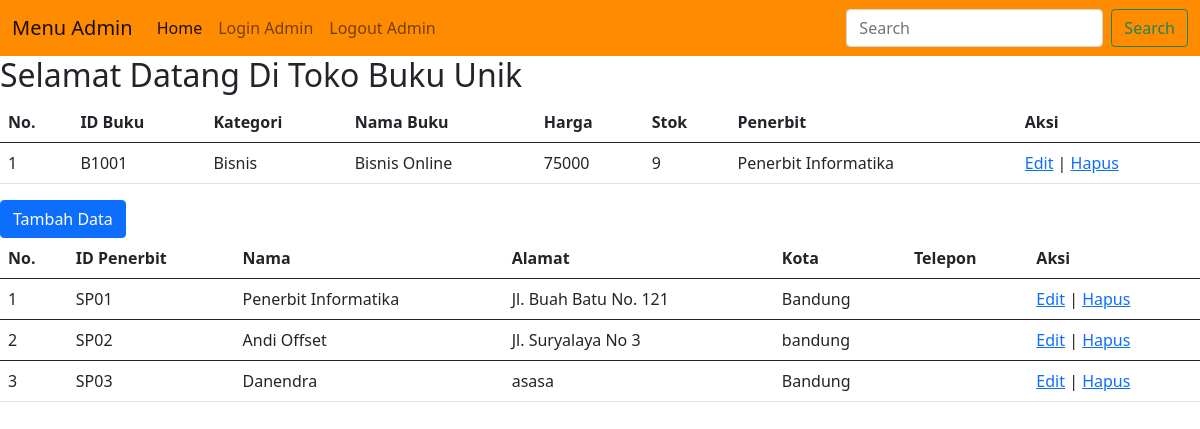
The app's page /admin/admin.php?cari=Bisnis Online with its own data.
### tables this page shows
CREATE TABLE `buku` (
  `id` int(11) NOT NULL,
  `ID_buku` char(5) NOT NULL,
  `kategori` varchar(15) NOT NULL,
  `nama_buku` varchar(40) NOT NULL,
  `harga` int(8) NOT NULL,
  `stok` int(3) NOT NULL,
  `penerbit` set('Penerbit Informatika','Andi Offset','Danendra','') NOT NULL
);

CREATE TABLE `penerbit` (
  `id` int(11) NOT NULL,
  `ID_penerbit` char(5) NOT NULL,
  `nama` varchar(30) NOT NULL,
  `alamat` text NOT NULL,
  `kota` varchar(10) NOT NULL,
  `telepon` char(12) NOT NULL
);

### admin/admin.php (the view, shortened to what this page needs)
<?php include("../database/config.php");?>
    <!DOCTYPE html>
    <html>
    <head>
        <link href="https://cdn.jsdelivr.net/npm/bootstrap@5.0.2/dist/css/bootstrap.min.css" rel="stylesheet">
    </head>
    <body>
    <nav class="navbar navbar-expand-lg navbar-light" style="background-color: darkorange">
        <div class="container-fluid">
            <a class="navbar-brand" href="#">Menu Admin</a>
            <div class="collapse navbar-collapse" id="navbarSupportedContent">
                <ul class="navbar-nav me-auto mb-2 mb-lg-0">
                    <li class="nav-item">
                        <a class="nav-link active" aria-current="page" href="../index.php">Home</a>
                    </li>
                    <li class="nav-item">
                        <a class="nav-link" href="admin.php">Login Admin</a>
                    </li>
                    <li class="nav-item">
                        <a class="nav-link" href="logout.php" onclick="return confirm('Apakah anda yakin ingin keluar?')">Logout Admin</a>
                    </li>
                </ul>
                <form class="d-flex">
                    <input class="form-control me-2" name="cari" type="search" placeholder="Search" aria-label="Search">
                    <button class="btn btn-outline-success" type="submit">Search</button>
                </form>
            </div>
        </div>
    </nav>
    <header>
        <h2><marquee>Selamat Datang Di Toko Buku Unik</marquee></h2>
    </header>
    <div class="tab1">
    <table class="table">
        <thead>
        <tr>
            <th scope="col">No.</th>
            <th scope="col">ID Buku</th>
            <th scope="col">Kategori</th>
            <th scope="col">Nama Buku</th>
            <th scope="col">Harga</th>
            <th scope="col">Stok</th>
            <th scope="col">Penerbit</th>
            <th scope="col">Aksi</th>
        </tr>
        <?php
        if (isset($_GET['cari'])){
            $cari = $_GET['cari'];
            $sql = "SELECT * FROM buku WHERE nama_buku like '%".$cari."%'";
            $data = mysqli_query($host, $sql);
        } else {
            $sql1 = "SELECT * FROM buku";
            $data = mysqli_query($host, $sql1);
        }
        $nomor = 1;
        while ($buku1 = mysqli_fetch_array($data)){
        ?>
        </thead>
        <tbody>
        <tr>
            <td><?php echo $nomor++; ?></td>
            <td><?php echo $buku1['ID_buku']; ?></td>
            <td><?php echo $buku1['kategori']; ?></td>
            <td><?php echo $buku1['nama_buku']; ?></td>
            <td><?php echo $buku1['harga']; ?></td>
            <td><?php echo $buku1['stok']; ?></td>
            <td><?php echo $buku1['penerbit']; ?></td>
            <td>
                <a class="edit" href="edit.php?id=<?php echo $buku1['id']; ?>">Edit</a> |
                <a class="hapus" href="delete.php?id=<?php echo $buku1['id']; ?>">Hapus</a>
            </td>
        </tr>
        <?php } ?>
        </tbody>
    </table>
        <a href="add.php" class="btn btn-primary">Tambah Data</a>
    </div>
    <div class="tab2">
        <table class="table">
            <thead>
            <tr>
                <th scope="col">No.</th>
                <th scope="col">ID Penerbit</th>
                <th scope="col">Nama</th>
                <th scope="col">Alamat</th>
                <th scope="col">Kota</th>
                <th scope="col">Telepon</th>
                <th scope="col">Aksi</th>
            </tr>
            <?php
            $sql = "SELECT * FROM penerbit";
            $query = mysqli_query($host, $sql);
            $nomor = 1;
            while ($penerbit1 = mysqli_fetch_array($query)){
            ?>
            </thead>
            <tbody>
            <tr>
                <td><?php echo $nomor++; ?></td>
                <td><?php echo $penerbit1['ID_penerbit']; ?></td>
                <td><?php echo $penerbit1['nama']; ?></td>
                <td><?php echo $penerbit1['alamat']; ?></td>
                <td><?php echo $penerbit1['kota']; ?></td>
                <td><?php echo $buku1['telepon']; ?></td>
                <td>
                    <a class="edit" href="edit.php?id=<?php echo $penerbit1['id']; ?>">Edit</a> |
                    <a class="hapus" href="hapus.php?id=<?php echo $penerbit1['id']; ?>">Hapus</a>
                </td>
            </tr>
            <?php } ?>
            </tbody>
        </table>
    </div>
    </body>
    </html>

### records on screen
buku: ID_buku "B1001", kategori "Bisnis", nama_buku "Bisnis Online", harga "75000", stok "9", penerbit "Penerbit Informatika"
penerbit: ID_penerbit "SP01", nama "Penerbit Informatika", alamat "Jl. Buah Batu No. 121", kota "Bandung"
penerbit: ID_penerbit "SP02", nama "Andi Offset", alamat "Jl. Suryalaya No 3", kota "bandung"
penerbit: ID_penerbit "SP03", nama "Danendra", alamat "asasa", kota "Bandung"
